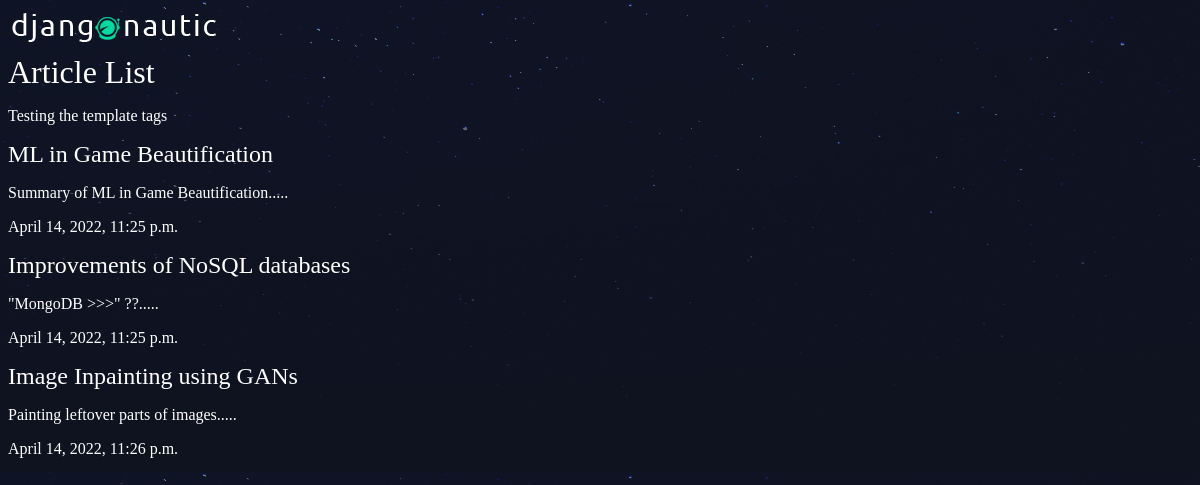
/articles/, run on an earlier commit of the app's database.
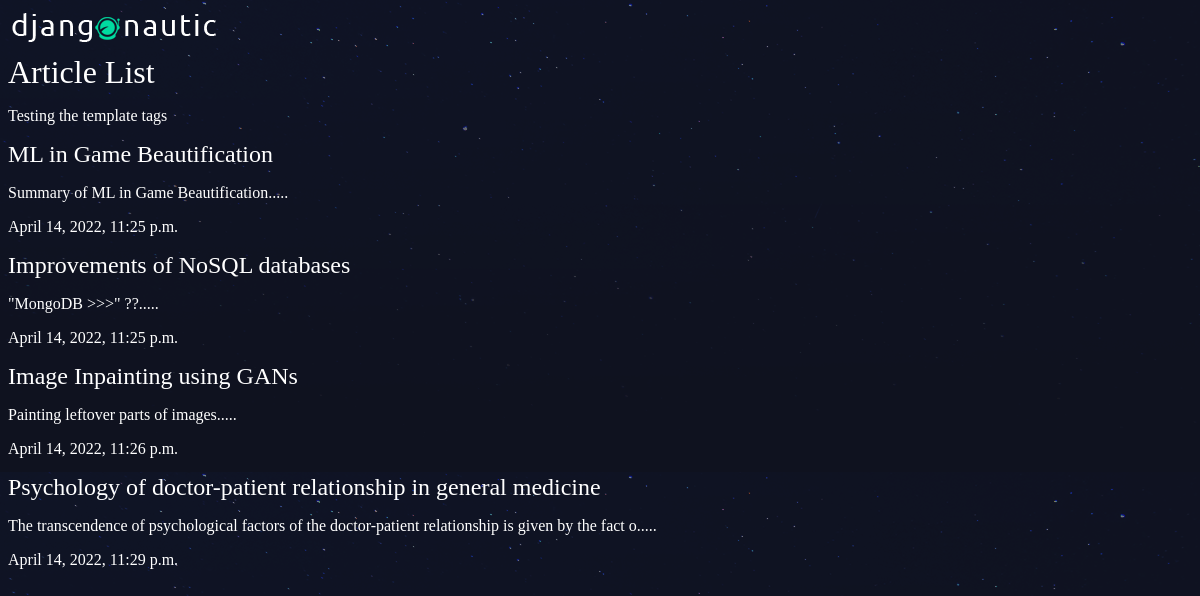
And on a later commit of the database.
### articles/models.py (models this page shows, shortened)
class Article(models.Model):
    title = models.CharField(max_length = 200)
    slug = models.SlugField()
    body = models.TextField()
    date = models.DateTimeField(auto_now_add = True)
    thumb = models.ImageField(default = 'Miku.jpg', blank = True)
    def snippet(self):
        return self.body[:100] + '.....'

### articles/views.py (the view)
# urls.py: path('', views.article_list, name='list'),
def article_list(request):
    articles = Article.objects.all().order_by('date')
    return render(request, 'articles/article_list.html', {'articles': articles})

### articles/templates/articles/article_list.html
{% extends 'base_layout.html' %}
{% block content %}
    <h1>Article List</h1>
    <p>Testing the template tags</p>
    <div class="articles">
        {% for article in articles %}
            <div class="article">
                <h2><a href="{% url 'articles:detail' article.slug %}">{{ article.title }}</a></h2>
                <p>{{ article.snippet }}</p>
                <p>{{ article.date }}</p>
            </div>
        {% endfor %}
    </div>
{% endblock %}

What changed in the data, as far as the page shows it:
added Article: title "Psychology of doctor-patient relationship in general medicine", snippet "The transcendence of psychological factors of the doctor-patient relationship is given by the fact o.....", date "April 14, 2022, 11:29 p.m."
